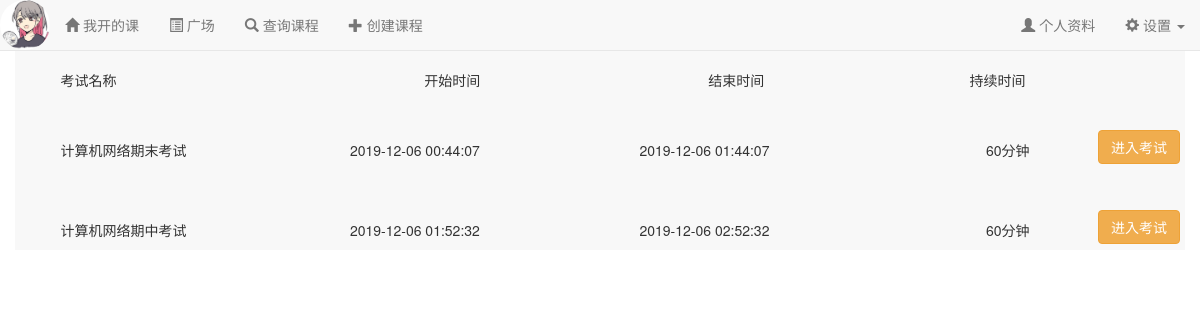
The app's page /course/tests/21 (signed in) with its own data.
### app/models.py (models this page shows, shortened)
class User(UserMixin, db.Model):
    __tablename__ = 'users'
    id = db.Column(db.Integer, primary_key=True, autoincrement=True)
    name = db.Column(db.String(64)) #真实姓名(不同于用户名)
    location = db.Column(db.String(64)) #位置
    about_me = db.Column(db.Text()) #个人介绍
    member_since = db.Column(db.DateTime(), default=localtime)    #注册时间
    last_seen = db.Column(db.DateTime(), default=localtime)   #最后一次访问的时间
    email = db.Column(db.String(64), unique=True, index=True)   #电子邮箱
    nickname = db.Column(db.String(64))    #昵称
    role_id = db.Column(db.Integer, db.ForeignKey('roles.id'))  #角色id
    password_hash = db.Column(db.String(128))   #密码hash
    confirmed = db.Column(db.Boolean, default=False)    #是否已经确认账户
    headicon_url = db.Column(db.String(64)) #头像图标的url
    student = db.relationship('Student', backref='user', uselist=False) #通过Student的user字段拿到用户信息
    teacher = db.relationship('Teacher', backref='user', uselist=False) #通过Teacher的user字段拿到用户信息
    posts = db.relationship('Post', backref='author', lazy='dynamic') #该用户发布的动态
    followed = db.relationship('Follow',
                               foreign_keys=[Follow.follower_id],
                               backref=db.backref('follower', lazy='joined'),
                               lazy='dynamic',
                               cascade='all, delete-orphan')
    followers = db.relationship('Follow',
                               foreign_keys=[Follow.followed_id],
                               backref=db.backref('followed', lazy='joined'),
                               lazy='dynamic',
                               cascade='all, delete-orphan')
    comments = db.relationship('Comment', backref='author', lazy='dynamic') #该用户发表的评论
    like_posts = db.relationship('PostLike',
                                  foreign_keys=[PostLike.user_id],
                                  backref=db.backref('user', lazy='joined'),
                                  lazy='dynamic',
                                  cascade='all, delete-orphan')
    @property
    def password(self):
        raise AttributeError('Password is not a readable attribute!')
    @login_manager.user_loader
    def load_user(user_id):
        return User.query.get(int(user_id))
    def ping(self):
        self.last_seen = localtime()
        db.session.add(self)
        db.session.commit()

class Test(db.Model):
    __tablename__ = 'tests'
    id = db.Column(db.Integer, primary_key=True)
    name = db.Column(db.String) #考试名称
    course_id = db.Column(db.Integer) #所属课程id
    start = db.Column(db.DateTime(), default=localtime) #考试开始时间
    duration = db.Column(db.Integer) #考试持续时间，单位是分钟
    end = db.Column(db.DateTime())
    content = db.Column(db.Text()) #考试内容，以json格式存储

### app/course/views.py (the view)
@course.route('/tests/<int:course_id>')
@login_required
def tests(course_id):
    all_tests = Test.query.filter_by(course_id=str(course_id)).all()
    allow = []
    if current_user.role.name == 'Student':
        for test in all_tests:
            record = CheckTest.query.filter_by(
                student_id=current_user.student.student_id,
                test_id=test.id
            ).first()
            if record is None:
                allow.append(True)
            else:
                if record.allow == True:
                    allow.append(True)
                else:
                    allow.append(False)
    else:
        allow = [True] * len(all_tests)
    return render_template('course/tests.html', all_tests=all_tests, course_id=course_id, allow=allow)

### app/auth/views.py (called while the page is built)
@auth.before_app_request
def before_request():
    if current_user.is_authenticated:
        current_user.ping()
        if not current_user.confirmed \
                and request.endpoint \
                and request.blueprint != 'auth' \
                and request.endpoint != 'static':
            return redirect(url_for('auth.unconfirmed'))

### app/main/__init__.py (called while the page is built)
@main.app_context_processor
def inject_permissions():
    return dict(Permission=Permission)

### app/utils.py (called while the page is built)
def localtime():
    time_str = datetime.datetime.now().strftime('%Y-%m-%d %H:%M:%S')
    return datetime.datetime.strptime(time_str,"%Y-%m-%d %H:%M:%S")

### app/templates/course/tests.html (shortened to what this page needs)
{% extends "/base.html" %}
{% block content %}
    <div class="container navbar-default" style="height:100%;padding-top:30px;">
        <div class="container">
            <div style="padding-top:30px;padding-bottom:30px;width:100%">
                <p style="float:left;padding-top:10px">&nbsp;&nbsp;&nbsp;&nbsp;考试名称&nbsp;&nbsp;&nbsp;&nbsp;  </p>
                <p style="float:right;padding-right:14%;padding-top:10px">持续时间 </p>
                <p style="float:right;padding-right:18%;padding-top:10px">结束时间</p>
                <p style="float:right;padding-right:20%;padding-top:10px">开始时间</p>
            </div>
            {% for each in all_tests %}
            <div style="padding-top:40px;padding-bottom:40px;width:100%;text-align: center">
                <p style="float:left;padding-top:10px">&nbsp;&nbsp;&nbsp;&nbsp;{{ each.name }}&nbsp;&nbsp;&nbsp;&nbsp;  </p>
                {% if allow[loop.index0] == True %}
                <button class="btn btn-warning" style="float:right;margin-right:5px" onclick="started('{{each.start}}','{{each.end}}', {{ each.course_id }}, '{{ each.name }}')">进入考试</button>
                {% else %}
                <button class="btn btn-warning" disabled="disabled" style="float:right;margin-right:5px" onclick="started('{{each.start}}','{{each.end}}', {{ each.course_id }}, '{{ each.name }}')">进入考试</button>
                {% endif %}
                <p style="float:right;padding-top:10px;padding-right: 6%;">{{ each.duration }}分钟</p>
                <p style="float:right;padding-top:10px;padding-right: 19%;">{{ each.end }}</p>
                <p style="float:right;padding-top:10px;padding-right: 14%;">{{ each.start }}</p>
            </div>
            {% endfor %}
        </div>
    </div>
{% endblock %}

### app/templates/base.html (shortened to what this page needs)
{% extends "bootstrap/base.html" %}
{% block head %}
{{ super() }}
{% endblock %}
{% block navbar %}
<nav class="navbar navbar-default navbar-fixed-top" >
    <div class="container-fluid">
        <div class="navbar-header">
            <div class="navbar-brand" style="padding:1%">
                <a href="{{ url_for('main.user', email=current_user.email) }}">
                    <img src="{{ url_for('static', filename='headicon/'+current_user.headicon_url) }}" class="img-circle" style="height:100%;" />
                </a>
            </div>
        </div>
        <div class="collapse navbar-collapse" id="navbar-collapse">
            <ul class="nav navbar-nav">
                <li><a href="{{ url_for('course.index') }}"><span class="glyphicon glyphicon-home"></span>&nbsp;{% if current_user.role.name == 'Student' %}我的课程{% else %}我开的课{% endif %}</a></li>
                <li><a href="{{ url_for('forum.index') }}"><span class="glyphicon glyphicon-list-alt"></span>&nbsp;广场</a></li>
                <li><a href="{{ url_for('course.query_course') }}"><span class="glyphicon glyphicon-search"></span>&nbsp;查询课程</a></li>
                {% if current_user.role.name == 'Teacher' %}
                <li><a href="{{ url_for('course.create_course') }}"><span class="glyphicon glyphicon-plus"></span>&nbsp;创建课程</a></li>
                {% endif %}
            </ul>
            <ul class="nav navbar-nav navbar-right ">
                <li>
                    <a href="{{ url_for('main.user', email=current_user.email) }}">
                        <span class="glyphicon glyphicon-user"></span>
                        个人资料
                    </a>
                </li>
                <li class="dropdown">
                    <a class="dropdown-toggle" data-toggle="dropdown" href="#">
                        <span class="glyphicon glyphicon-cog"></span>&nbsp;设置
                        <b class="caret"></b>
                    </a>
                </li>
            </ul>
        </div>
    </div>
</nav>
{% endblock %}

### records on screen
User: headicon_url (placeholder picture)
Test: name "计算机网络期末考试", duration "60", end "2019-12-06 01:44:07", start "2019-12-06 00:44:07"
Test: name "计算机网络期中考试", duration "60", end "2019-12-06 02:52:32", start "2019-12-06 01:52:32"
